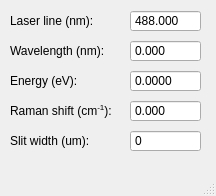
<?xml version="1.0" encoding="UTF-8"?>
<ui version="4.0">
 <class>MainWindow</class>
 <widget class="QMainWindow" name="MainWindow">
  <property name="geometry">
   <rect>
    <x>0</x>
    <y>0</y>
    <width>216</width>
    <height>196</height>
   </rect>
  </property>
  <property name="contextMenuPolicy">
   <enum>Qt::DefaultContextMenu</enum>
  </property>
  <property name="windowTitle">
   <string>FHR1000 spectrometer</string>
  </property>
  <property name="documentMode">
   <bool>false</bool>
  </property>
  <property name="tabShape">
   <enum>QTabWidget::Rounded</enum>
  </property>
  <widget class="QWidget" name="centralwidget">
   <widget class="QDoubleSpinBox" name="wavelengthBox">
    <property name="enabled">
     <bool>true</bool>
    </property>
    <property name="geometry">
     <rect>
      <x>130</x>
      <y>40</y>
      <width>71</width>
      <height>22</height>
     </rect>
    </property>
    <property name="focusPolicy">
     <enum>Qt::StrongFocus</enum>
    </property>
    <property name="alignment">
     <set>Qt::AlignLeading|Qt::AlignLeft|Qt::AlignVCenter</set>
    </property>
    <property name="readOnly">
     <bool>false</bool>
    </property>
    <property name="buttonSymbols">
     <enum>QAbstractSpinBox::NoButtons</enum>
    </property>
    <property name="keyboardTracking">
     <bool>false</bool>
    </property>
    <property name="decimals">
     <number>3</number>
    </property>
    <property name="maximum">
     <double>9999.000000000000000</double>
    </property>
   </widget>
   <widget class="QDoubleSpinBox" name="energyBox">
    <property name="enabled">
     <bool>true</bool>
    </property>
    <property name="geometry">
     <rect>
      <x>130</x>
      <y>70</y>
      <width>71</width>
      <height>22</height>
     </rect>
    </property>
    <property name="focusPolicy">
     <enum>Qt::StrongFocus</enum>
    </property>
    <property name="wrapping">
     <bool>false</bool>
    </property>
    <property name="alignment">
     <set>Qt::AlignLeading|Qt::AlignLeft|Qt::AlignVCenter</set>
    </property>
    <property name="readOnly">
     <bool>false</bool>
    </property>
    <property name="buttonSymbols">
     <enum>QAbstractSpinBox::NoButtons</enum>
    </property>
    <property name="keyboardTracking">
     <bool>false</bool>
    </property>
    <property name="decimals">
     <number>4</number>
    </property>
    <property name="maximum">
     <double>5.000000000000000</double>
    </property>
   </widget>
   <widget class="QLabel" name="wavelengthLabel">
    <property name="geometry">
     <rect>
      <x>10</x>
      <y>40</y>
      <width>111</width>
      <height>22</height>
     </rect>
    </property>
    <property name="text">
     <string>Wavelength (nm):</string>
    </property>
   </widget>
   <widget class="QLabel" name="energyLabel">
    <property name="geometry">
     <rect>
      <x>10</x>
      <y>70</y>
      <width>111</width>
      <height>22</height>
     </rect>
    </property>
    <property name="text">
     <string>Energy (eV):</string>
    </property>
   </widget>
   <widget class="QDoubleSpinBox" name="ramanShiftBox">
    <property name="enabled">
     <bool>true</bool>
    </property>
    <property name="geometry">
     <rect>
      <x>130</x>
      <y>100</y>
      <width>71</width>
      <height>22</height>
     </rect>
    </property>
    <property name="focusPolicy">
     <enum>Qt::StrongFocus</enum>
    </property>
    <property name="contextMenuPolicy">
     <enum>Qt::DefaultContextMenu</enum>
    </property>
    <property name="toolTip">
     <string extracomment="Raman shift"/>
    </property>
    <property name="wrapping">
     <bool>false</bool>
    </property>
    <property name="alignment">
     <set>Qt::AlignLeading|Qt::AlignLeft|Qt::AlignVCenter</set>
    </property>
    <property name="readOnly">
     <bool>false</bool>
    </property>
    <property name="buttonSymbols">
     <enum>QAbstractSpinBox::NoButtons</enum>
    </property>
    <property name="keyboardTracking">
     <bool>false</bool>
    </property>
    <property name="decimals">
     <number>3</number>
    </property>
    <property name="minimum">
     <double>-90000.000000000000000</double>
    </property>
    <property name="maximum">
     <double>90000.000000000000000</double>
    </property>
    <property name="value">
     <double>0.000000000000000</double>
    </property>
   </widget>
   <widget class="QLabel" name="ramanShiftLabel">
    <property name="geometry">
     <rect>
      <x>10</x>
      <y>100</y>
      <width>111</width>
      <height>22</height>
     </rect>
    </property>
    <property name="text">
     <string>Raman shift (cm&lt;sup&gt;-1&lt;/sup&gt;):</string>
    </property>
   </widget>
   <widget class="QDoubleSpinBox" name="laserLineBox">
    <property name="geometry">
     <rect>
      <x>130</x>
      <y>10</y>
      <width>71</width>
      <height>22</height>
     </rect>
    </property>
    <property name="focusPolicy">
     <enum>Qt::StrongFocus</enum>
    </property>
    <property name="alignment">
     <set>Qt::AlignLeading|Qt::AlignLeft|Qt::AlignVCenter</set>
    </property>
    <property name="buttonSymbols">
     <enum>QAbstractSpinBox::NoButtons</enum>
    </property>
    <property name="keyboardTracking">
     <bool>false</bool>
    </property>
    <property name="decimals">
     <number>3</number>
    </property>
    <property name="maximum">
     <double>2000.000000000000000</double>
    </property>
    <property name="value">
     <double>488.000000000000000</double>
    </property>
   </widget>
   <widget class="QLabel" name="absolutePositionLabel_2">
    <property name="geometry">
     <rect>
      <x>10</x>
      <y>10</y>
      <width>111</width>
      <height>22</height>
     </rect>
    </property>
    <property name="text">
     <string>Laser line (nm):</string>
    </property>
   </widget>
   <widget class="QLabel" name="slitWidthLabel">
    <property name="geometry">
     <rect>
      <x>10</x>
      <y>130</y>
      <width>111</width>
      <height>22</height>
     </rect>
    </property>
    <property name="text">
     <string>&lt;html&gt;&lt;head/&gt;&lt;body&gt;&lt;p&gt;Slit width (um):&lt;/p&gt;&lt;/body&gt;&lt;/html&gt;</string>
    </property>
   </widget>
   <widget class="QDoubleSpinBox" name="slitWidthBox">
    <property name="enabled">
     <bool>true</bool>
    </property>
    <property name="geometry">
     <rect>
      <x>130</x>
      <y>130</y>
      <width>71</width>
      <height>22</height>
     </rect>
    </property>
    <property name="focusPolicy">
     <enum>Qt::StrongFocus</enum>
    </property>
    <property name="contextMenuPolicy">
     <enum>Qt::DefaultContextMenu</enum>
    </property>
    <property name="toolTip">
     <string extracomment="Raman shift"/>
    </property>
    <property name="wrapping">
     <bool>false</bool>
    </property>
    <property name="alignment">
     <set>Qt::AlignLeading|Qt::AlignLeft|Qt::AlignVCenter</set>
    </property>
    <property name="readOnly">
     <bool>false</bool>
    </property>
    <property name="buttonSymbols">
     <enum>QAbstractSpinBox::NoButtons</enum>
    </property>
    <property name="keyboardTracking">
     <bool>false</bool>
    </property>
    <property name="decimals">
     <number>0</number>
    </property>
    <property name="minimum">
     <double>0.000000000000000</double>
    </property>
    <property name="maximum">
     <double>2000.000000000000000</double>
    </property>
    <property name="value">
     <double>0.000000000000000</double>
    </property>
   </widget>
  </widget>
  <widget class="QMenuBar" name="menubar">
   <property name="geometry">
    <rect>
     <x>0</x>
     <y>0</y>
     <width>216</width>
     <height>21</height>
    </rect>
   </property>
  </widget>
  <widget class="QStatusBar" name="statusbar"/>
 </widget>
 <tabstops>
  <tabstop>laserLineBox</tabstop>
  <tabstop>wavelengthBox</tabstop>
  <tabstop>energyBox</tabstop>
  <tabstop>ramanShiftBox</tabstop>
 </tabstops>
 <resources/>
 <connections/>
</ui>
